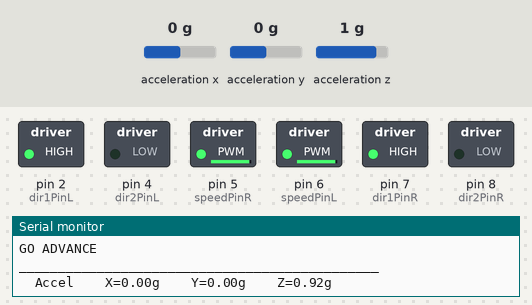
This sketch was run on a simulated Arduino Uno, built with avr-gcc and run on an emulated ATmega328P. Shown: switched loads named in the sketch (green lamp = pin HIGH), the last lines printed to the serial monitor. Dashed ring = blinking. The test bench sets the inputs (shaded band); at power-on: acceleration x 0 g, acceleration y 0 g, acceleration z 1 g.

Above: at 1.2 s.
1.3 s: acceleration x set to -1.4 g
4.3 s: acceleration y set to -0.3 g
At 5.74 s:
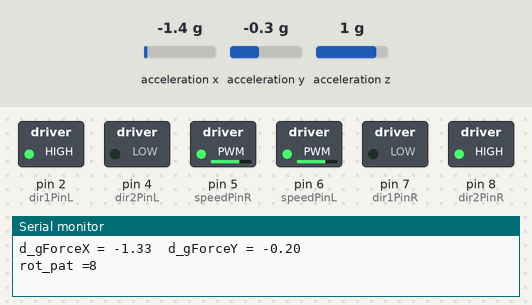
7.3 s: acceleration y set to 1.4 g
At 8.2 s:
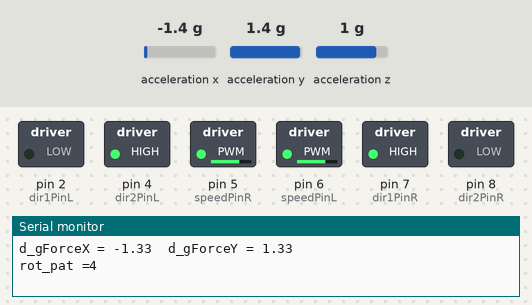
10.3 s: acceleration x set to -0.3 g
12.9 s: acceleration x set to 0 g
At 15.3 s:
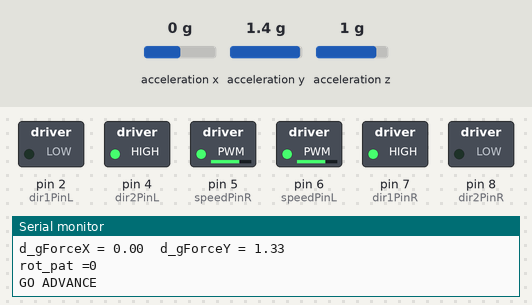
15.9 s: acceleration x set to -0.8 g
At 17.2 s:
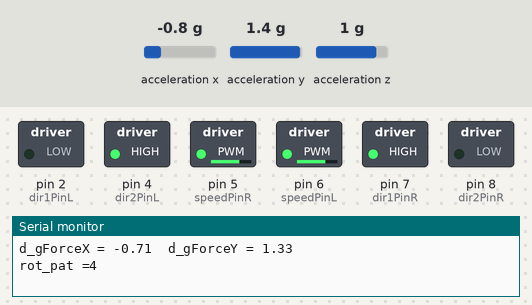
Timing chart, 0 to 19.9 s (numbered marks = the images above; inputs shaded):
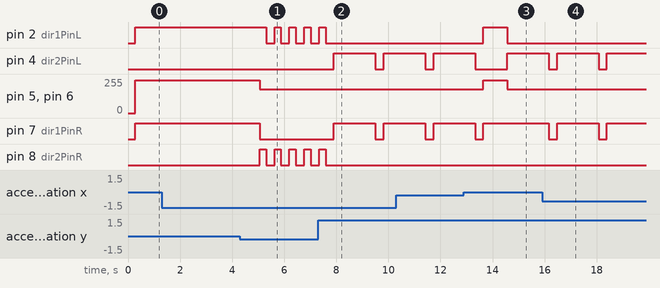

Measured:
- the behaviour switches between -0.1 and -0.2 g on acceleration y (found by bisection; images 0 and 1)
- the behaviour switches between -0.2 and -0.1 g on acceleration x (found by bisection; images 2 and 3)
- after the input at 4.3 s, pin 4 (dir2PinL): stays LOW (without the input it goes to HIGH after 1.7 s); pin 5 (speedPinR), pin 6 (speedPinL): 244/255 → 180/255 after 0.76 s instead of 1.7 s; pin 7 (dir1PinR): HIGH → LOW after 0.76 s; pin 8 (dir2PinR): alternates HIGH for 0.24 s and LOW for 0.33 s, starting after 0.76 s
- after the input at 7.3 s, pin 2 (dir1PinL), pin 8 (dir2PinR): goes on until 7.6 s, then stays LOW; pin 4 (dir2PinL), pin 7 (dir1PinR): LOW → HIGH after 0.61 s, → LOW 1.6 s later, → HIGH 0.32 s later
- after the input at 12.9 s, pin 2 (dir1PinL): LOW → HIGH after 0.75 s, → LOW 0.92 s later; pin 5 (speedPinR), pin 6 (speedPinL): 180/255 → 244/255 after 0.75 s, → 180/255 0.92 s later; pin 7 (dir1PinR): goes on until 13.6 s, then stays HIGH
- after the input at 15.9 s, pin 2 (dir1PinL): stays LOW (without the input it goes to HIGH after 0.57 s); pin 5 (speedPinR), pin 6 (speedPinL): stays 180/255 (without the input it goes to 244/255 after 0.57 s)
- by itself, pin 2 (dir1PinL): alternates HIGH for 0.24 s and LOW for 0.33 s

The sketch:

ACmeter_car_control_MMA8451.ino
```cpp
#include <ir_Lego_PF_BitStreamEncoder.h>
#include <boarddefs.h>
#include <IRremoteInt.h>
#include <IRremote.h>
#include <Wire.h>
#include <Adafruit_MMA8451.h>
#include <Adafruit_Sensor.h>


/*  ___   ___  ___  _   _  ___   ___   ____ ___  ____
 * / _ \ /___)/ _ \| | | |/ _ \ / _ \ / ___) _ \|    \
 *| |_| |___ | |_| | |_| | |_| | |_| ( (__| |_| | | | |
 * \___/(___/ \___/ \__  |\___/ \___(_)____)___/|_|_|_|
 *                  (____/
 * www.osoyoo.com IR remote control smart car
 * program tutorial : http://osoyoo.com/2017/04/16/control-smart-car-with-ir/
 *  Copyright John Yu
 */
#include <IRremote.h>
/*Declare L298N Dual H-Bridge Motor Controller directly since there is not a library to load.*/
//Define L298N Dual H-Bridge Motor Controller Pins
#define dir1PinL  2    //Motor direction
#define dir2PinL  4    //Motor direction
#define speedPinL 6    // Needs to be a PWM pin to be able to control motor speed

#define dir1PinR  7    //Motor direction
#define dir2PinR  8   //Motor direction
#define speedPinR 5    // Needs to be a PWM pin to be able to control motor speed

#define IR_PIN    3 //IR receiver Signal pin connect to Arduino pin 3

 #define IR_ADVANCE       0x00FF18E7       //code from IR controller "▲" button
 #define IR_BACK          0x00FF4AB5       //code from IR controller "▼" button
 #define IR_RIGHT         0x00FF5AA5       //code from IR controller ">" button
 #define IR_LEFT          0x00FF10EF       //code from IR controller "<" button
 #define IR_STOP          0x00FF38C7       //code from IR controller "OK" button
 #define IR_turnsmallleft 0x00FFB04F       //code from IR controller "#" button
 #define SPEED 180       //speed of car
 #define DelayTime 500       //speed of car
 const int speed_var_rot_pat_1 = 180;
 const int speed_var_rot_pat_2 = 180;
 const int speed_var_rot_pat_3 = 180;
 const int speed_var_rot_pat_4 = 180;
 const int speed_var_rot_pat_5 = 180;
 const int speed_var_rot_pat_6 = 180;
 const int speed_var_rot_pat_7 = 180;
 const int speed_var_rot_pat_8 = 180;
 const int speed_var_rot_pat_0 = 500;

 const int move_time_rot_pat_1 = 200;
 const int move_time_rot_pat_2 = 200;
 const int move_time_rot_pat_3 = 200;
 const int move_time_rot_pat_4 = 200;
 const int move_time_rot_pat_5 = 200;
 const int move_time_rot_pat_6 = 200;
 const int move_time_rot_pat_7 = 200;
 const int move_time_rot_pat_8 = 200;
 const int move_time_rot_pat_0 = 10;


//往復のための変数
#define width 10

#define height 10
int forward_count;
int down_count;


#define ACmeter_count 3  //加速度センサのtmp値を何回の平均値とするか
#define ACmeter_buf_count 5 //過去何回のtmp値を保存し、その平均をとるか
#define gForceX_threshold 0.01
#define gForceY_threshold 0.02
#define gForceZ_threshold 0.02

enum DN
{
  GO_ADVANCE, //go forward
  GO_LEFT, //left turn
  GO_RIGHT,//right turn
  GO_BACK,//backward
  STOP_STOP,
  DEF
}Drive_Num=DEF;

bool stopFlag = true;//set stop flag
bool JogFlag = false;
uint16_t JogTimeCnt = 0;
uint32_t JogTime=0;
uint8_t motor_update_flag = 0;

long accelX, accelY, accelZ;
float gForceX, gForceY, gForceZ;

long gyroX, gyroY, gyroZ;
float rotX, rotY, rotZ;

float xbuf[ACmeter_buf_count], ybuf[ACmeter_buf_count],zbuf[ACmeter_buf_count];
int counter = 0;
int cnt =0;
int flag = 0;

//センサー定義
Adafruit_MMA8451 mma = Adafruit_MMA8451();
 IRrecv IR(IR_PIN);  //   IRrecv object  IR get code from IR remoter
 decode_results IRresults;

/***************motor control***************/

void go_Advance(int speed_var)  //Forward
{
  digitalWrite(dir1PinL, HIGH);
  digitalWrite(dir2PinL,LOW);
  digitalWrite(dir1PinR,HIGH);
  digitalWrite(dir2PinR,LOW);
  analogWrite(speedPinL,speed_var);
  analogWrite(speedPinR,speed_var);
}
void go_Left(int speed_var)  //Turn left
{
  digitalWrite(dir1PinL, HIGH);
  digitalWrite(dir2PinL,LOW);
  digitalWrite(dir1PinR,LOW);
  digitalWrite(dir2PinR,HIGH);
  analogWrite(speedPinL,speed_var);
  analogWrite(speedPinR,speed_var);
}
void go_Right(int speed_var)  //Turn right
{
  digitalWrite(dir1PinL, LOW);
  digitalWrite(dir2PinL,HIGH);
  digitalWrite(dir1PinR,HIGH);
  digitalWrite(dir2PinR,LOW);
  analogWrite(speedPinL,speed_var);
  analogWrite(speedPinR,speed_var);

}
void go_Back(int speed_var)  //Reverse
{
  digitalWrite(dir1PinL, LOW);
  digitalWrite(dir2PinL,HIGH);
  digitalWrite(dir1PinR,LOW);
  digitalWrite(dir2PinR,HIGH);
  analogWrite(speedPinL,speed_var);
  analogWrite(speedPinR,speed_var);

}
void stop_Stop()    //Stop
{
  digitalWrite(dir1PinL, LOW);
  digitalWrite(dir2PinL,LOW);
  digitalWrite(dir1PinR,LOW);
  digitalWrite(dir2PinR,LOW);
}
void movement(int move_time)
{
      delay(move_time);
       stop_Stop();
}

/**************detect IR code***************/
/*
void do_IR_Tick()
{
  if(IR.decode(&IRresults))
  {
    if(IRresults.value==IR_ADVANCE)
    {
      go_Advance();
    //movement(); //前進の移動時間を長くするため、これはコメントアウト
    delay(2000);
    stop_Stop();
    Serial.print("GO ADVANCE\n");
    }
    else if(IRresults.value==IR_RIGHT)
    {
       go_Right();
    movement();
     Serial.print("GO RIGHT\n");
    }
    else if(IRresults.value==IR_LEFT)
    {
       go_Left();
    movement();
    Serial.print("GO LEFT\n");
    }
    else if(IRresults.value==IR_BACK)
    {
         go_Back();
    movement();
    Serial.print("GO BACK\n");
    }
    else if(IRresults.value==IR_STOP)
    {
        stop_Stop();
    }
    IRresults.value = 0;
    IR.resume();
  }
}
*/
/***********加速度センサからの入力に応じた処理***********/
float xaverage() {
  float avex = 0;
  for ( int s = 0; s < ACmeter_buf_count; s++){
    avex = avex + xbuf[s];
  }
  avex = avex/ACmeter_buf_count;
  return avex;
}
float yaverage() {
  float avey = 0;
  for ( int s = 0; s < ACmeter_buf_count; s++){
    avey = avey + ybuf[s];
  }
  avey = avey/ACmeter_buf_count;
  return avey;
}
float zaverage() {
  float avez= 0;
  for (int s =0; s < ACmeter_buf_count; s++){
    avez = avez + zbuf[s];
  }
  avez = avez/ACmeter_buf_count;
  return avez;
}

void do_ACmeter_move(){
  /*ここに、gForceX, gForceY, gForceZ, rotX, rotY, rotZの値に応じた処理を書く*/
  /*この加速度センサはx、y、z軸いずれも、鉛直上を向いているときに、+1gとなる。*/
  /*姿勢は、車が鉛直壁に張り付いているとして、z軸方向が壁の法線方向と考えられるので、加速度のx軸、y軸成分(gForceX, gForeceY)を読み取り、それらの変化から姿勢を制御することを目標とする。*/
  /*進行パターンを縦移動か横移動かで制御が変わるのか。*/
  /*それとも、過去フレームからのずれを検知し、それを小さくするという制御を書くのか。*/
  /*今回は後者の方を目指すものとし、コードを書く。*/
  float tmp_gForceX = 0;
  float tmp_gForceY = 0;
  float tmp_gForceZ = 0;
  float mean_gForceX = 0;
  float mean_gForceY = 0;
  float mean_gForceZ = 0;

  float d_gForceX = 0;
  float d_gForceY = 0;
  float d_gForceZ = 0;
  int rot_pat = 0;


    Serial.print("______________________________________________\n");


   for (int i=0; i<ACmeter_count; i++) {
    //Serial.print("i = ");
    //Serial.print(i);
    recordAccelRegisters();


    Serial.print("  Accel");
    Serial.print("    X=");
    Serial.print(gForceX);
    Serial.print('g');
    Serial.print("    Y=");
    Serial.print(gForceY);
    Serial.print('g');
    Serial.print("    Z=");
    Serial.print(gForceZ);
    Serial.println('g');


    tmp_gForceX = tmp_gForceX + gForceX;
    tmp_gForceY = tmp_gForceY + gForceY;
    tmp_gForceZ = tmp_gForceZ + gForceZ;
   }
   tmp_gForceX = tmp_gForceX / ACmeter_count;
   tmp_gForceY = tmp_gForceY / ACmeter_count;
   tmp_gForceZ = tmp_gForceZ / ACmeter_count;


   Serial.print("tmp_gForceX = ");
   Serial.print(tmp_gForceX);
   Serial.print("    tmp_gForceY = ");
   Serial.print(tmp_gForceY);
   Serial.print("    tmp_gForceZ = ");
   Serial.print(tmp_gForceZ);
   Serial.print("  \n");


  xbuf[counter] = tmp_gForceX;
  ybuf[counter] = tmp_gForceY;
  zbuf[counter] = tmp_gForceZ;
  //Serial.print("counter = ");
  //Serial.print(counter);
  //Serial.print("  \n");
  //Serial.print("xbuf[counter] =");
  //Serial.print(xbuf[counter]);
  //Serial.print("  \n");
  counter++;

  if ( cnt < ACmeter_buf_count) cnt++;


  Serial.print("cnt = ");
  Serial.print(cnt);
  Serial.print("\n");


  if ( counter == ACmeter_buf_count) {
    counter = 0;
    flag = 1;
  }
  if (flag == 1) {
    //Serial.print("ここ");
    mean_gForceX = 0;
    mean_gForceY = 0;
    mean_gForceZ = 0;


    Serial.print("mean_gForceX = ");
    Serial.print(mean_gForceX);
    Serial.print("    mean_gForceY = ");
    Serial.print(mean_gForceY);
    Serial.print("    mean_gForceZ = ");
    Serial.print(mean_gForceZ);
    Serial.print("  \n");


  }

  //まず、変化の差分をd_に代入。
      d_gForceX = tmp_gForceX - mean_gForceX;
      d_gForceY = tmp_gForceY - mean_gForceY;


      Serial.print("d_gForceX = ");
      Serial.print(d_gForceX);
      Serial.print("  d_gForceY = ");
      Serial.print(d_gForceY);
      Serial.print("\n");


  //先の変化から十分なデータ数を取ってから(cntがACmeter_buf_count分たまったら）、また変化したら、って意味の二重if文。
  if (abs(d_gForceY)>gForceY_threshold) {
      if (cnt>=ACmeter_buf_count) {


      //ここから回転パターンの識別に入る。
      if (d_gForceX > 0 && d_gForceY > 0 && tmp_gForceX < 0) { //tmp_gForceXの正負を比較することで、rot_pat = 1と=6とを区別。以下同様。
        rot_pat = 1;
      } else if (d_gForceX > 0 && d_gForceY < 0 && tmp_gForceX > 0) {
        rot_pat = 2;
      } else if (d_gForceX < 0 && d_gForceY < 0 && tmp_gForceX > 0) {
        rot_pat = 3;
      } else if (d_gForceX < 0 && d_gForceY > 0 && tmp_gForceX < 0) {
        rot_pat = 4;
      } else if (d_gForceX > 0 && d_gForceY < 0 && tmp_gForceX < 0) {
        rot_pat = 5;
      } else if (d_gForceX > 0 && d_gForceY > 0 && tmp_gForceX > 0) {
        rot_pat = 6;
      } else if (d_gForceX < 0 && d_gForceY > 0 && tmp_gForceX > 0) {
        rot_pat = 7;
      } else if (d_gForceX < 0 && d_gForceY < 0 && tmp_gForceX < 0) {
        rot_pat = 8;
      }
    }
   } else { //変化が検出されなかったら、回転パターンを0に戻す。
    if (cnt>=ACmeter_buf_count){
    //rot_pat = 0;
    }
   }

  d_gForceY = d_gForceY * 1.2;
  switch (rot_pat) {
    case 1:
      Serial.print("rot_pat =");
      Serial.print(rot_pat);
      Serial.print("\n");
      go_Right(speed_var_rot_pat_1); //回転スピードの設定
      movement(1000 * abs(d_gForceY)); //移動時間の設定
      Serial.print("  GO RIGHT\n");
      break;
    case 2:
      Serial.print("rot_pat =");
      Serial.print(rot_pat);
      Serial.print("\n");
      go_Right(speed_var_rot_pat_2); //回転スピードの設定
      movement(1000 * abs(d_gForceY)); //移動時間の設定
      Serial.print("  GO RIGHT\n");
      break;
    case 3:
      Serial.print("rot_pat =");
      Serial.print(rot_pat);
      Serial.print("\n");
      go_Right(speed_var_rot_pat_3); //回転スピードの設定
      movement(1000 * abs(d_gForceY)); //移動時間の設定
      Serial.print("  GO RIGHT\n");
      break;
    case 4:
      Serial.print("rot_pat =");
      Serial.print(rot_pat);
      Serial.print("\n");
      go_Right(speed_var_rot_pat_4); //回転スピードの設定
      movement(1000 * abs(d_gForceY)); //移動時間の設定
      Serial.print("  GO RIGHT\n");
      break;
    case 5:
      Serial.print("rot_pat =");
      Serial.print(rot_pat);
      Serial.print("\n");
      go_Left(speed_var_rot_pat_5); //回転スピードの設定
      movement(1000 * abs(d_gForceY)); //移動時間の設定
      Serial.print("  GO LEFT\n");
      break;
    case 6:
      Serial.print("rot_pat =");
      Serial.print(rot_pat);
      Serial.print("\n");
      go_Left(speed_var_rot_pat_6); //回転スピードの設定
      movement(1000 * abs(d_gForceY)); //移動時間の設定
      Serial.print("  GO LEFT\n");
      break;
    case 7:
      Serial.print("rot_pat =");
      Serial.print(rot_pat);
      Serial.print("\n");
      go_Left(speed_var_rot_pat_7); //回転スピードの設定
      movement(1000 * abs(d_gForceY)); //移動時間の設定
      Serial.print("  GO LEFT\n");
      break;
    case 8:
      Serial.print("rot_pat =");
      Serial.print(rot_pat);
      Serial.print("\n");
      go_Left(speed_var_rot_pat_8); //回転スピードの設定
      movement(1000 * abs(d_gForceY)); //移動時間の設定
      Serial.print("  GO LEFT\n");
      break;
    case 0:
      Serial.print("rot_pat =");
      Serial.print(rot_pat);
      Serial.print("\n");
      go_Advance(speed_var_rot_pat_0);
      delay(300);
//      movement(move_time_rot_pat_0); //移動時間の設定
      Serial.print("GO ADVANCE\n");
      forward_count++;
      break;
  }
}


/**************加速度センサのため*************/

void setupMMA8451() {
  Serial.begin(9600);

  Serial.println("Adafruit MMA8451");


  if (! mma.begin()) {
    Serial.println("Couldnt start");
    while (1);
  }
  Serial.println("MMA8451 found!");

  mma.setRange(MMA8451_RANGE_2_G);

  Serial.print("Range = "); Serial.print(2 << mma.getRange());
  Serial.println("G");
}

void recordAccelRegisters() {
  //加速度読み取り
  sensors_event_t event;
  mma.getEvent(&event);
  accelX = event.acceleration.x;
  accelY = event.acceleration.y;
  accelZ = event.acceleration.z;
  calculateAccelData();
}

void calculateAccelData() {
  //読み取った値をgに変換
  gForceX = accelX / 9.80;
  gForceY = accelY / 9.80;
  gForceZ = accelZ / 9.80;
}


//void printData() {
//  //シリアルモニタに出力
//  Serial.print("  Accel");
//  Serial.print(" X=");
//  Serial.print(gForceX);
//  Serial.print('g');
//  Serial.print(" Y=");
//  Serial.print(gForceY);
//  Serial.print('g');
//  Serial.print(" Z=");
//  Serial.print(gForceZ);
//  Serial.println('g');
//}
/************加速度センサのため***************/

void setup()
{
  pinMode(dir1PinL, OUTPUT);
  pinMode(dir2PinL, OUTPUT);
  pinMode(speedPinL, OUTPUT);
  pinMode(dir1PinR, OUTPUT);
  pinMode(dir2PinR, OUTPUT);
  pinMode(speedPinR, OUTPUT);
  stop_Stop();

  pinMode(IR_PIN, INPUT);
  digitalWrite(IR_PIN, HIGH);
  IR.enableIRIn();

  // シリアルポートを9600 bps[ビット/秒]で初期化
  Serial.begin(9600);

  //加速度センサを使うため
  Wire.begin();
  setupMMA8451();


}

/*********リモコンからの赤外線命令ではなく、加速度センサの値を読み取り、それに対応した動作を行うようにしよう。************/
/*void loop()
{
  do_IR_Tick();
  recordAccelRegisters();
  recordGyroRegisters();
  printData();
  delay(200);//このdelayは小さくするべきか
}*/


void loop(){
  forward_count = 0;
  while(forward_count < width) do_ACmeter_move();
  go_Right(180); //回転スピードの設定
  movement(1600); //移動時間の設定
  forward_count = 0;
  while(forward_count < width) do_ACmeter_move();
  go_Left(180); //回転スピードの設定
  movement(1600); //移動時間の設定
  }
```
